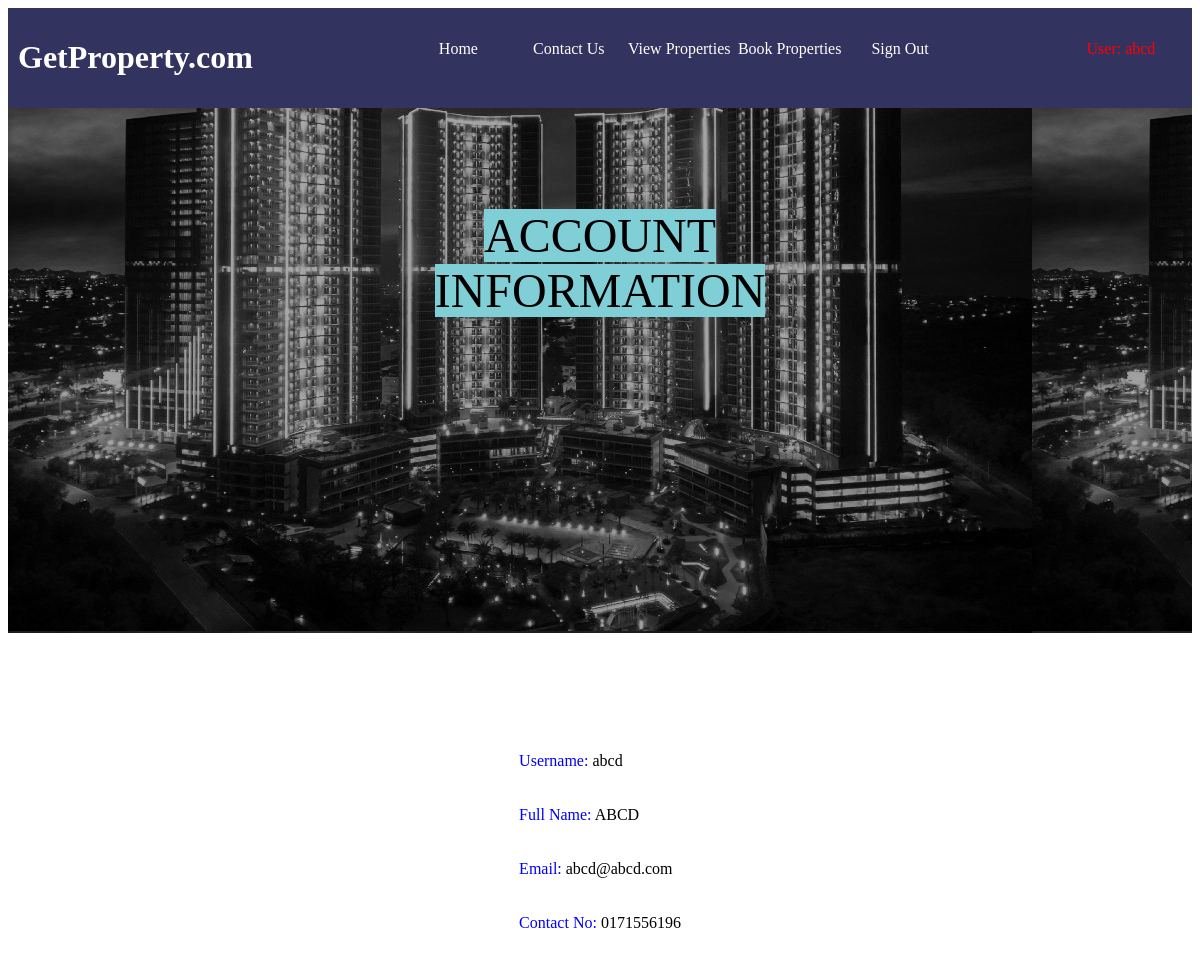
Screenshot of /Controller/user.php (signed in) with the database file from the repository.
### tables this page shows
CREATE TABLE `user_details` (
  `username` varchar(100) NOT NULL,
  `full_name` varchar(100) NOT NULL,
  `email` varchar(100) NOT NULL,
  `contact` varchar(100) NOT NULL,
  `password` varchar(100) NOT NULL
);

### Controller/user.php (the view, shortened to what this page needs)
<!DOCTYPE html>
<html lang="en">
<head>
    <link href="../View/css/style.css" type="text/css" rel="stylesheet">
</head>
<body>
    <div id="full">
        <div style="background-image: url('../View/img/bg1.jpg'); width: 100%; height: 625px;">
            <div id="header" style="background: rgb(51, 51, 96);">
                <div id="logo">
                    <h1><font color="white"> GetProperty.com </font></h1>
                </div>
                <div id="nav">
                <ul>
                        <li><a href="index.php">Home</a></li>
                        <li><a href="contact.php">Contact Us</a></li>
                        <li><a href="view_prop.php">View Properties</a></li>
                        <li><a href="book.php">Book Properties</a></li>
                        <li><a href="login.php">Sign Out</a></li>
                        <li><a href="#"></a></li>
                        <li><a href="user.php"><font color="red">User:
                                <?php
                                    if($_SESSION["username"]==true) {
                                        echo $_SESSION["username"];
                                    }
                                ?></font>
                            </a>
                        </li>
                    </ul>
                </div>
            </div>
            <div id="block"></div>
            <div id="heading">
            <center>
            <font size="60" color="black" style="background-color: #80ced6;">ACCOUNT<br>INFORMATION</font>
            </center>
            </div>
        </div>
        </div>
    <div id="msg">
        <div id="block"></div>
        <center>
        <form class="box" method="post" action="user.php">
            <table class="tc">
                <tr>
                    <td><p align="left"><font color="blue">Username:</font>
                            <?php
                                if($_SESSION["username"]==true) {
                                    echo $_SESSION["username"];
                                }
                            ?>
                        </p>
                    </td>
                </tr>
                <tr>
                    <td><p align="left"><font color="blue">Full Name:</font>
                            <?php
                                $db = mysqli_connect("localhost", "root", "", "user_activity");
                                $sql = "SELECT full_name FROM user_details WHERE username='$_SESSION[username]'";
                                $result = mysqli_query($db, $sql) or die (mysqli_error($db));
                                while($row = mysqli_fetch_array($result)) {
                                    echo $row['full_name'];
                                }
                            ?>
                        </p>
                    </td>
                </tr>
                <tr>
                    <td><p align="left"><font color="blue">Email:</font>
                            <?php
                                $db = mysqli_connect("localhost", "root", "", "user_activity");
                                $sql = "SELECT email FROM user_details WHERE username='$_SESSION[username]'";
                                $result = mysqli_query($db, $sql) or die (mysqli_error($db));
                                while($row = mysqli_fetch_array($result)) {
                                    echo $row['email'];
                                }
                            ?>
                        </p>
                    </td>
                </tr>
                <tr>
                    <td><p align="left"><font color="blue">Contact No:</font>
                            <?php
                                $db = mysqli_connect("localhost", "root", "", "user_activity");
                                $sql = "SELECT contact FROM user_details WHERE username='$_SESSION[username]'";
                                $result = mysqli_query($db, $sql) or die (mysqli_error($db));
                                while($row = mysqli_fetch_array($result)) {
                                    echo $row['contact'];
                                }
                            ?>
                        </p>
                    </td>
                </tr>
            </table>
        </form>
        </center>
    </div>
    <div id="block"></div>
</body>
</html>

### View/css/style.css (style rules this page uses)
@media (max-width: 1500px) and (min-width: 100px) { #full { width: 100%; height: auto; } }
@media (max-width: 1500px) and (min-width: 100px) { #header { width: 100%; height: 100px; } }
@media (max-width: 1500px) and (min-width: 100px) { #logo { width: 30%; height: 100px; float: left; } }
@media (max-width: 1500px) and (min-width: 100px) { #nav { width: 70%; height: 100px; float: left; } }
@media (max-width: 1500px) and (min-width: 100px) { ul li { list-style: none; float: left; width: 14%; height: 50px; line-height: 50px; text-align: center; } }
@media (max-width: 1500px) and (min-width: 100px) { a { text-decoration: none; color: white; } }
@media (max-width: 1500px) and (min-width: 100px) { h1 { padding: 10px; } }
@media (max-width: 1500px) and (min-width: 100px) { #msg { width: 100%; height: auto; } }
@media (max-width: 1500px) and (min-width: 100px) { #block { width: 100%; height: 100px; } }

### rows the page displays
user_details: full_name "ABCD", email "abcd@abcd.com", contact "0171556196"

### other values shown
$_SESSION["username"] "abcd"
